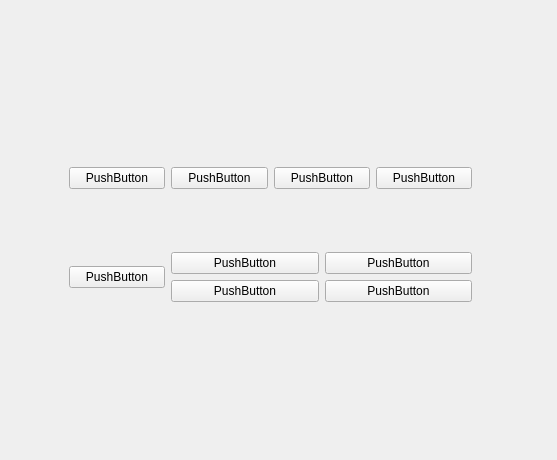
<?xml version="1.0" encoding="UTF-8"?>
<ui version="4.0">
 <class>Form</class>
 <widget class="QWidget" name="Form">
  <property name="geometry">
   <rect>
    <x>0</x>
    <y>0</y>
    <width>557</width>
    <height>460</height>
   </rect>
  </property>
  <property name="windowTitle">
   <string>Form</string>
  </property>
  <widget class="QWidget" name="gridLayoutWidget">
   <property name="geometry">
    <rect>
     <x>69</x>
     <y>110</y>
     <width>403</width>
     <height>251</height>
    </rect>
   </property>
   <layout class="QGridLayout" name="gridLayout">
    <item row="0" column="0">
     <widget class="QPushButton" name="pushButton">
      <property name="text">
       <string>PushButton</string>
      </property>
     </widget>
    </item>
    <item row="0" column="1">
     <widget class="QPushButton" name="pushButton_2">
      <property name="text">
       <string>PushButton</string>
      </property>
     </widget>
    </item>
    <item row="0" column="2">
     <widget class="QPushButton" name="pushButton_3">
      <property name="text">
       <string>PushButton</string>
      </property>
     </widget>
    </item>
    <item row="1" column="0">
     <widget class="QPushButton" name="pushButton_4">
      <property name="text">
       <string>PushButton</string>
      </property>
     </widget>
    </item>
    <item row="0" column="3">
     <widget class="QPushButton" name="pushButton_5">
      <property name="text">
       <string>PushButton</string>
      </property>
     </widget>
    </item>
    <item row="1" column="1" colspan="3">
     <layout class="QGridLayout" name="gridLayout_2">
      <item row="0" column="0">
       <widget class="QPushButton" name="pushButton_6">
        <property name="text">
         <string>PushButton</string>
        </property>
       </widget>
      </item>
      <item row="0" column="1">
       <widget class="QPushButton" name="pushButton_7">
        <property name="text">
         <string>PushButton</string>
        </property>
       </widget>
      </item>
      <item row="1" column="0">
       <widget class="QPushButton" name="pushButton_9">
        <property name="text">
         <string>PushButton</string>
        </property>
       </widget>
      </item>
      <item row="1" column="1">
       <widget class="QPushButton" name="pushButton_10">
        <property name="text">
         <string>PushButton</string>
        </property>
       </widget>
      </item>
     </layout>
    </item>
   </layout>
  </widget>
 </widget>
 <resources/>
 <connections/>
</ui>
